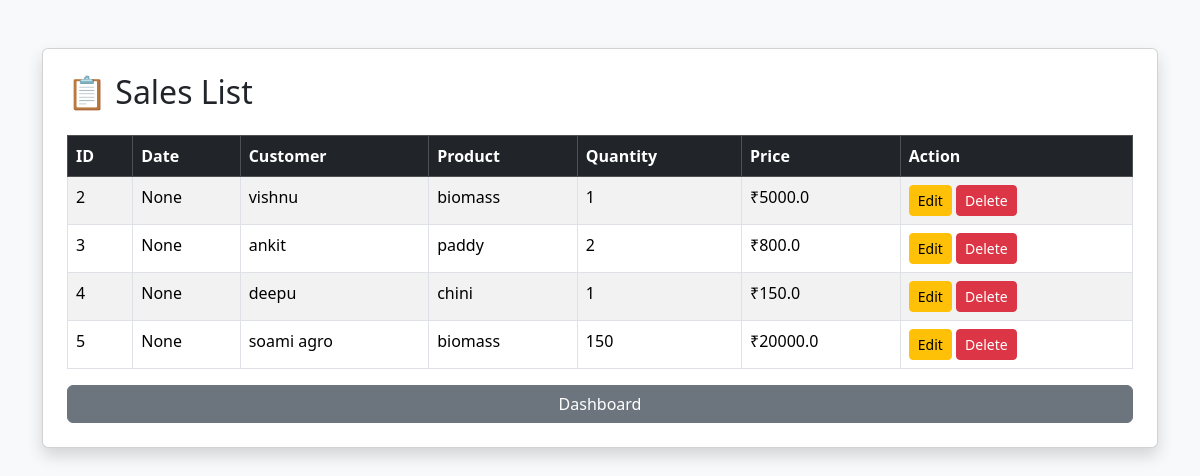
/view-sales, run on an earlier commit of the app's database.
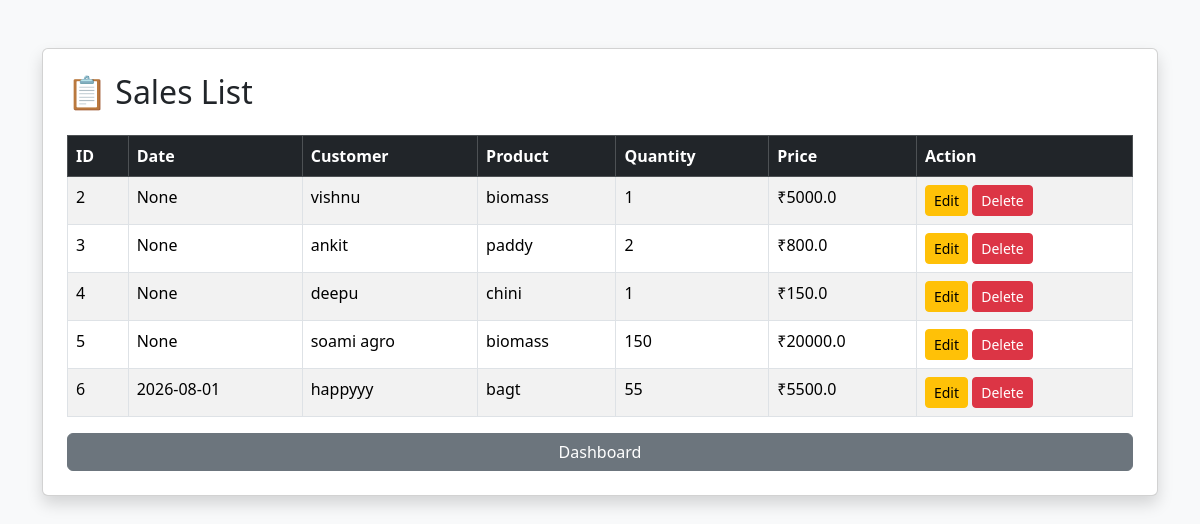
And on a later commit of the database.
### tables this page shows
CREATE TABLE sales (

            id INTEGER PRIMARY KEY AUTOINCREMENT,

            customer TEXT,

            product TEXT,

            quantity INTEGER,

            price REAL

        , date TEXT);

### app.py (the view)
@app.route("/view-sales")
def view_sales():
    sales = get_all_sales()
    return render_template(
        "view_sales.html",
        sales=sales
    )

### database/db.py (called while the page is built)
def get_all_sales():
    conn = sqlite3.connect(DATABASE_NAME)
    cursor = conn.cursor()
    cursor.execute("SELECT * FROM sales")
    rows = cursor.fetchall()
    conn.close()
    return rows

### templates/view_sales.html (shortened to what this page needs)
<!DOCTYPE html>
<html lang="en">
<head>
    <link href="https://cdn.jsdelivr.net/npm/bootstrap@5.3.7/dist/css/bootstrap.min.css" rel="stylesheet">
</head>
<body class="bg-light">
<div class="container mt-5">
    <div class="card shadow p-4">
        <h2 class="mb-4">
            📋 Sales List
        </h2>
        <table class="table table-bordered table-striped">
            <thead class="table-dark">
                <tr>
                    <th>ID</th>
                    <th>Date</th>
                    <th>Customer</th>
                    <th>Product</th>
                    <th>Quantity</th>
                    <th>Price</th>
                    <th>Action</th>
                </tr>
            </thead>
            <tbody>
            {% for sale in sales %}
                <tr>
                    <td>{{ sale[0] }}</td>
                    <td>{{ sale[5] }}</td>
                    <td>{{ sale[1] }}</td>
                    <td>{{ sale[2] }}</td>
                    <td>{{ sale[3] }}</td>
                    <td>₹{{ sale[4] }}</td>
                    <td>
                        <a href="/edit-sale/{{ sale[0] }}"
                           class="btn btn-sm btn-warning">
                            Edit
                        </a>
                        <a href="/delete-sale/{{ sale[0] }}"
                           class="btn btn-sm btn-danger">
                            Delete
                        </a>
                    </td>
                </tr>
            {% endfor %}
            </tbody>
        </table>
        <a href="/" class="btn btn-secondary">
            Dashboard
        </a>
    </div>
</div>
</body>
</html>

What changed in the data, as far as the page shows it:
added sales: id "6", date "2026-08-01", customer "happyyy", product "bagt", quantity "55", price "5500.0"
